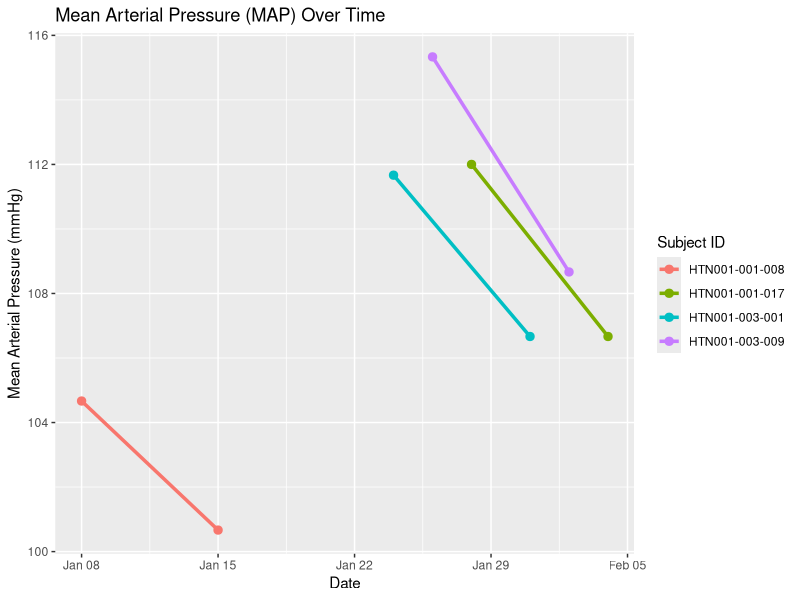

Here is the R script that generated this plot:
# Load libraries
library(ggplot2)
library(dplyr)
library(tidyr)

# Step 1: Simulate sample BP data based on raw_lb_data_hypertension.xlsx format
bp_data <- tibble::tribble(
  ~USUBJID,        ~LBDTC,        ~LBTEST,          ~LBSTRESN,
  "HTN001-003-001", "2024-01-24", "Systolic BP",    145,
  "HTN001-003-001", "2024-01-24", "Diastolic BP",   95,
  "HTN001-003-001", "2024-01-31", "Systolic BP",    140,
  "HTN001-003-001", "2024-01-31", "Diastolic BP",   90,
  "HTN001-001-008", "2024-01-08", "Systolic BP",    138,
  "HTN001-001-008", "2024-01-08", "Diastolic BP",   88,
  "HTN001-001-008", "2024-01-15", "Systolic BP",    132,
  "HTN001-001-008", "2024-01-15", "Diastolic BP",   85,
  "HTN001-003-009", "2024-01-26", "Systolic BP",    150,
  "HTN001-003-009", "2024-01-26", "Diastolic BP",   98,
  "HTN001-003-009", "2024-02-02", "Systolic BP",    142,
  "HTN001-003-009", "2024-02-02", "Diastolic BP",   92,
  "HTN001-001-017", "2024-01-28", "Systolic BP",    148,
  "HTN001-001-017", "2024-01-28", "Diastolic BP",   94,
  "HTN001-001-017", "2024-02-04", "Systolic BP",    140,
  "HTN001-001-017", "2024-02-04", "Diastolic BP",   90
)

# Convert date
bp_data <- bp_data %>%
  mutate(LBDTC = as.Date(LBDTC))

# Pivot wider to get systolic and diastolic in separate columns
bp_wide <- bp_data %>%
  pivot_wider(
    names_from = LBTEST,
    values_from = LBSTRESN
  )

# Calculate MAP
bp_wide <- bp_wide %>%
  mutate(MAP = ((2 * `Diastolic BP`) + `Systolic BP`) / 3)

# View the derived data
print(bp_wide)

# Step 2: Plot using ggplot2
ggplot(bp_wide, aes(x = LBDTC, y = MAP, color = USUBJID, group = USUBJID)) +
  geom_line(size = 1.2) +
  geom_point(size = 2.5) +
  labs(
    title = "Mean Arterial Pressure (MAP) Over Time",
    x = "Date",
    y = "Mean Arterial Pressure (mmHg)",
    color = "Subject ID"
  ) 